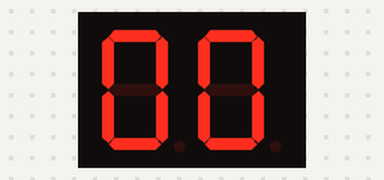
The sketch below on a simulated Arduino Uno, built with avr-gcc and run on an emulated ATmega328P. Shown: 2-digit seven-segment display. Wiring (inferred from the names in the program): 2-digit 7-segment display, segments lit when HIGH: segments pin 9, pin 8, pin 7, pin 6, pin 5, pin 4, pin 3, pin 2; digit selects pin 11, pin 10. The segment pins are drawn as the display they are named for.

Above: at 0.1 s.
At 4.1 s:
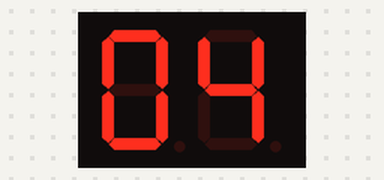
At 9.1 s:
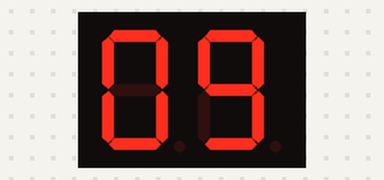
At 19.1 s:
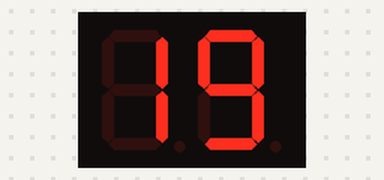
At 29.1 s:
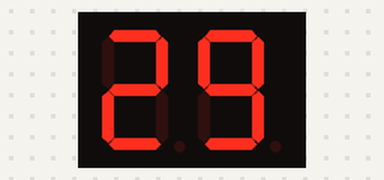
At 38.1 s:
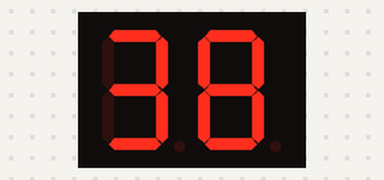

Measured:
- what the display in image 0 shows lasts 1.1 s, from 0.0 s to 1.1 s

The sketch:

_7segment.ino
```cpp
#include <TimerOne.h>
#include <StivSeg.h>

int count = 0;
int numDigits = 2;
int digitPins[2] = {10, 11};
//int segPins[8] = {2, 3, 4, 5, 6, 7, 8, 9}; //A-G and DP
int segPins[8] = {9, 8, 7, 6, 5, 4, 3, 2}; //A-G and DP; I soldered my segment in reverse
bool isComCathode = true;
StivSeg disp(3, digitPins, segPins, isComCathode);

void setup() {
  Timer1.initialize(1000000); //occurs every 1sec.
  Timer1.attachInterrupt(countSteps);
}

void loop()
{
  disp.writeInt(count); //display count variable
}

void countSteps(void)
{
  if(count<100)
  {
    count++;
  }
  if(count == 100)
  {
    count = 0;
  }
}
```
